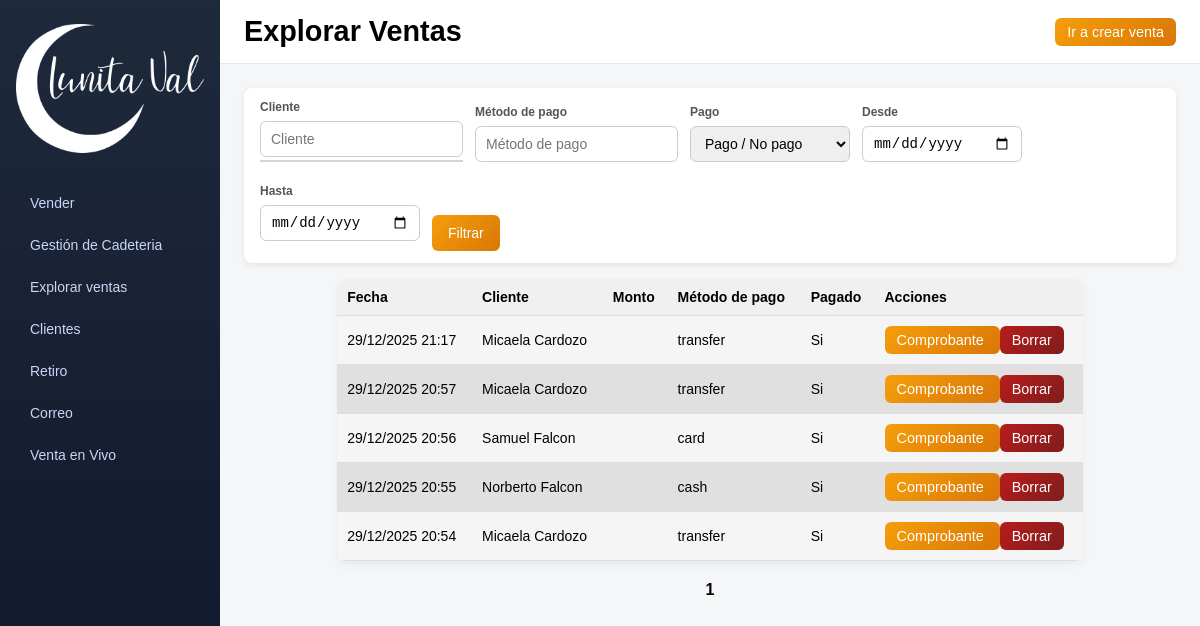
The app's page /sales/explore with its own data.
### app/models/sale.py (models this page shows)
class Sale(db.Model):
    __tablename__ = "sales"
    id = db.Column(db.Integer, primary_key=True)
    customer_id = db.Column(db.Integer, db.ForeignKey("customers.id"), nullable=False)
    amount = db.Column(db.Numeric(10, 2), nullable=False)
    payment_method = db.Column(db.String(20), nullable=False)
    paid = db.Column(db.Boolean, default=False)
    notes = db.Column(db.Text)
    sale_date = db.Column(db.DateTime, default=datetime.utcnow)
    created_at = db.Column(db.DateTime, default=datetime.utcnow)
    has_shipping = db.Column(db.Boolean, default=False)
    shipping_date = db.Column(db.Date, nullable=True)
    sales_channel = db.Column(db.String(20), nullable=False)
    is_cash = db.Column(db.Boolean, default=False, nullable=False)
    has_change = db.Column(db.Boolean, default=False, nullable=False)
    delivery_type = db.Column(db.String(20), nullable=False)
    completed_at = db.Column(db.DateTime, nullable=True)
    customer = db.relationship("Customer", back_populates="sales")

### app/models/customer.py (models this page shows)
class Customer(db.Model):
    __tablename__ = "customers"
    id = db.Column(db.Integer, primary_key=True)
    first_name = db.Column(db.String(100), nullable=False)
    last_name = db.Column(db.String(100), nullable=False)
    address = db.Column(db.String(255), nullable=False)
    city = db.Column(db.String(100), nullable=False)
    phone = db.Column(db.String(50), nullable=False)
    description = db.Column(db.Text)
    created_at = db.Column(db.DateTime, default=datetime.utcnow)
    sales = db.relationship(
        "Sale",
        back_populates="customer",
        lazy=True,
        cascade="all, delete-orphan"
    )

### app/routes/sales.py (the view)
@sales_bp.get("/explore")
def explore_sales_page():
    filters = {
        "customer": request.args.get("customer", ""),
        "payment_method": request.args.get("payment_method", ""),
        "paid": request.args.get("paid", ""),
        "date_from": request.args.get("date_from", ""),
        "date_to": request.args.get("date_to", ""),
        "page": int(request.args.get("page", 1))
    }
    data = explore_sales(filters)  # llamamos al servicio
    return render_template(
        "explore_sales.html",
        sales=data["sales"],
        page=data["page"],
        per_page=data["per_page"],
        total_sales=data["total_sales"],
        total_pages=data["total_pages"],
        filters=filters
    )

### templates/explore_sales.html (shortened to what this page needs)
<!DOCTYPE html>
<html lang="es">
<head>
    <link rel="stylesheet" href="{{ url_for('static', filename='css/style.css') }}">
</head>
<body>
<div class="layout">
    <aside class="sidebar">
        <div class="logo">
            <a href="{{ url_for('index') }}" class="logo-link">
                <img src="{{ url_for('static', filename='images/logoinvert.png') }}"
                     alt="Logo Lunita Val"
                     class="logo">
            </a>
        </div>
        <nav class="menu">
            <a href="{{ url_for('index') }}" class="menu_btn">Vender</a>
            <a href="{{ url_for('sales.shipments_view') }}" class="menu_btn">Gestión de Cadeteria</a>
            <a href="{{ url_for('explore_sales') }}" class="menu_btn">Explorar ventas</a>
            <a href="{{ url_for('customers.manage_customers_view') }}" class="menu_btn">Clientes</a>
            <a href="{{ url_for('proximamente_view') }}" class="menu_btn">Retiro</a>
            <a href="{{ url_for('proximamente_view') }}"" class="menu_btn">Correo</a>
            <a href="{{ url_for('proximamente_view') }}" class="menu_btn">Venta en Vivo</a>
        </nav>
    </aside>
    <div class="main-content">
        <header class="header">
            <h1 class="view-title">Explorar Ventas</h1>
            <a href="{{ url_for('index') }}" class="btn">
                Ir a crear venta
            </a>
        </header>
        <main class="content">
            <div class="content-column">
                <section class="form-panel">
                    <form class="filters" method="get">
                        <div class="form-group autocomplete-wrapper">
                            <label>Cliente</label>
                            <input type="text"
                                   name="customer"
                                   id="customer-input"
                                   placeholder="Cliente"
                                   autocomplete="off"
                                   value="{{ filters.customer }}">
                            <div id="customer-suggestions" class="suggestions"></div>
                        </div>
                        <div class="form-group">
                            <label>Método de pago</label>
                            <input type="text"
                                   name="payment_method"
                                   placeholder="Método de pago"
                                   value="{{ filters.payment_method }}">
                        </div>
                        <div class="form-group">
                            <label>Pago</label>
                            <select name="paid">
                                <option value="">Pago / No pago</option>
                            </select>
                        </div>
                        <div class="form-group">
                            <label>Desde</label>
                            <input type="date" name="date_from" value="{{ filters.date_from }}">
                        </div>
                        <div class="form-group">
                            <label>Hasta</label>
                            <input type="date" name="date_to" value="{{ filters.date_to }}">
                        </div>
                        <div class="form-actions">
                            <button type="submit" class="btn">Filtrar</button>
                        </div>
                    </form>
                </section>
                <div class="table-wrapper">
                    <table id="salesTable">
                        <thead>
                            <tr>
                                <th>Fecha</th>
                                <th>Cliente</th>
                                <th>Monto</th>
                                <th>Método de pago</th>
                                <th>Pagado</th>
                                <th>Acciones</th>
                            </tr>
                        </thead>
                        <tbody>
                        {% for s in sales %}
                            <tr>
                                <td>{{ s.created_at.strftime('%d/%m/%Y %H:%M') }}</td>
                                <td>{{ s.customer.first_name }} {{ s.customer.last_name }}</td>
                                <td class="amount" data-amount="{{ s.amount }}"></td>
                                <td>{{ s.payment_method }}</td>
                                <td class="paid-status">{{ "Si" if s.paid else "No" }}</td>
                                <td>
                                    <a href="{{ url_for('pdf.download_sale_label', sale_id=s.id) }}"
                                       target="_blank"
                                       class="btn">
                                        Comprobante
                                    </a>
                                    <button
                                        class="button button-delete"
                                        data-url="{{ url_for('sales.delete_existing_sale', id=s.id) }}">
                                        Borrar
                                    </button>
                                </td>
                            </tr>
                        {% endfor %}
                        </tbody>
                    </table>
                </div>
                <div class="pagination">
                    {% for p in range(1, total_pages + 1) %}
                        {% if p == page %}
                            <strong>{{ p }}</strong>
                        {% endif %}
                    {% endfor %}
                </div>
            </div>
        </main>
    </div>
</div>
</body>
</html>

### static/css/style.css (style rules this page uses)
* { margin: 0; padding: 0; box-sizing: border-box; }
html, body { height: 100%; font-family: Arial, sans-serif; }
.layout { display: flex; width: 100%; height: 100vh; }
a { text-decoration: none; }
.layout { display: flex; height: 100vh; width: 100vw; overflow: hidden; }
.sidebar { width: 15%; min-width: 220px; height: 100vh; background: linear-gradient(to bottom, #1e293b, #0f172a); color: #e5e7eb; padding: 24px 16px; display: flex; flex-direction: column; gap: 32px; }
.sidebar .logo { display: flex; justify-content: center; }
.sidebar .logo img { max-width: 200px; width: 100%; height: auto; }
.sidebar nav { display: flex; flex-direction: column; gap: 6px; }
.sidebar nav a { text-decoration: none; color: #cbd5f5; padding: 10px 14px; border-radius: 8px; font-size: 14px; display: flex; align-items: center; gap: 10px; transition: background 0.2s ease, color 0.2s ease; }
.main-content { width: 85%; display: flex; flex-direction: column; height: 100vh; background-color: #f5f6f8; }
.header { height: 64px; background-color: #ffffff; border-bottom: 1px solid #e5e7eb; display: flex; align-items: center; justify-content: space-between; padding: 0 24px; flex-shrink: 0; }
.view-title { font-size: 1.8rem; font-weight: bold; margin: 0; }
.content { flex: 1; overflow-y: auto; padding: 24px; }
.button, .btn, .btn-pay, .btnNewCustomer, .button-edit, .button-delete { padding: 6px 12px; border: none; border-radius: 6px; font-size: 0.9rem; cursor: pointer; color: white; transition: all 0.2s ease-in-out; }
.button-delete { background: linear-gradient(135deg, #B91C1C, #7F1D1D); }
.button-download, .btn { background: linear-gradient(135deg, #F59E0B, #D97706); }
#salesTable, #customersTable { width: 80%; margin: 0 auto; border-collapse: collapse; background-color: #fff; border-radius: 8px; overflow: hidden; box-shadow: 0 4px 10px rgba(0,0,0,0.05); }
#salesTable th, #salesTable td, #customersTable th, #customersTable td { padding: 10px; border-bottom: 1px solid #ddd; text-align: left; font-size: 14px; }
#salesTable th, #customersTable th { background-color: #f0f0f0; font-weight: bold; }
#salesTable tbody tr:nth-child(odd), #customersTable tbody tr:nth-child(odd) { background-color: #f5f5f5; }
#salesTable tbody tr:nth-child(even), #customersTable tbody tr:nth-child(even) { background-color: #e0e0e0; }
button { cursor: pointer; }
.form-group { display: flex; flex-direction: column; gap: 3px; margin-bottom: 10px; }
.form-group label, .form-label { font-size: 13px; font-weight: 600; color: #374151; }
.suggestions { border: 1px solid #d1d5db; background: #ffffff; max-height: 150px; overflow-y: auto; }
.form-actions { margin-top: 24px; }
.form-actions button { padding: 12px 18px; color: #ffffff; border: none; font-size: 14px; cursor: pointer; }
.pagination { display: flex; justify-content: center; align-items: center; gap: 8px; margin: 20px 0; }
.form-panel { background: #fff; padding: 12px 16px; border-radius: 8px; box-shadow: 0 2px 6px rgba(0,0,0,0.08); margin-bottom: 16px; }
.filters { display: flex; align-items: flex-end; gap: 12px; flex-wrap: wrap; }
.filters .form-group, .filters .form-options { display: flex; flex-direction: column; min-width: 160px; }
.filters label { font-size: 12px; font-weight: 600; margin-bottom: 4px; color: #555; }
.filters input, .filters select { height: 36px; padding: 6px 10px; border: 1px solid #ccc; border-radius: 6px; font-size: 14px; }
.filters .form-actions { display: flex; align-items: flex-end; }
.filters .btn { height: 36px; padding: 0 16px; border-radius: 6px; border: none; cursor: pointer; }

### records on screen
Sale: created_at "29/12/2025 21:17", customer.first_name "Micaela", customer.last_name "Cardozo", payment_method "transfer", paid "Si"
Sale: created_at "29/12/2025 20:57", customer.first_name "Micaela", customer.last_name "Cardozo", payment_method "transfer", paid "Si"
Sale: created_at "29/12/2025 20:56", customer.first_name "Samuel", customer.last_name "Falcon", payment_method "card", paid "Si"
Sale: created_at "29/12/2025 20:55", customer.first_name "Norberto", customer.last_name "Falcon", payment_method "cash", paid "Si"
Sale: created_at "29/12/2025 20:54", customer.first_name "Micaela", customer.last_name "Cardozo", payment_method "transfer", paid "Si"

### other values on screen
{{ p }} "1"
